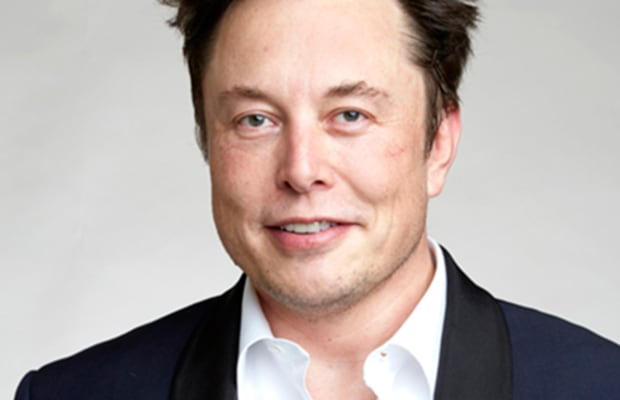
#> input picture elon.jpg, 620 x 400 px
$ python cartoon.py
#> lines starting #> are read from the running program, lines starting #| are printed output that depends on the picture; after the words box and inside, x2 and y2 are one past the last pixel; in counts of white or black regions, pixels touching at a corner belong together
import cv2
import numpy as np

img = cv2.imread("elon.jpg")
#> img is the input picture: shape (400, 620, 3); mean B, G, R 166.1, 170.4, 183

#Edges
gray = cv2.cvtColor(img, cv2.COLOR_BGR2GRAY)
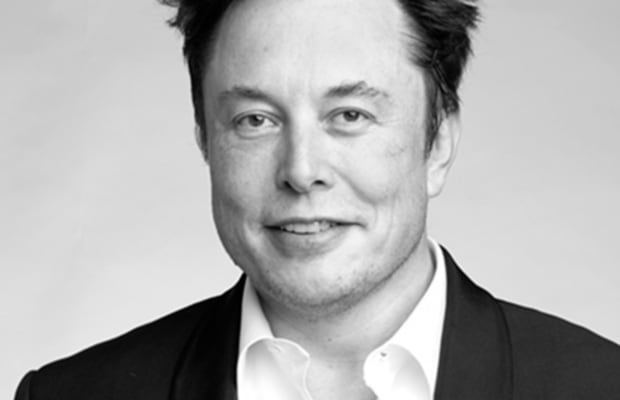
#> gray: shape (400, 620); min 0, max 255, mean 173.7
gray = cv2.medianBlur(gray, 5)
edges = cv2.adaptiveThreshold(gray, 255, cv2.ADAPTIVE_THRESH_MEAN_C, cv2.THRESH_BINARY, 9, 9)
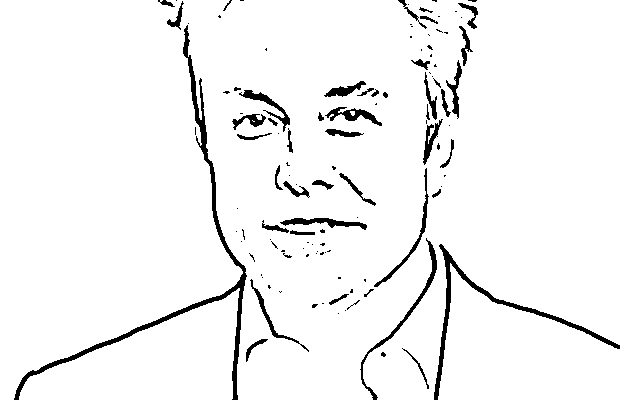
#> edges: shape (400, 620); 95.4% white; 117 black regions (72 under 20 px), largest, box (x1, y1, x2, y2) and area: (14, 25, 247, 400) 3004, (434, 244, 620, 400) 1562, (360, 238, 437, 400) 674

#Color
color = cv2.bilateralFilter(img, 9, 300, 300)

#Cartoon
cartoon = cv2.bitwise_and(color, color, mask=edges)
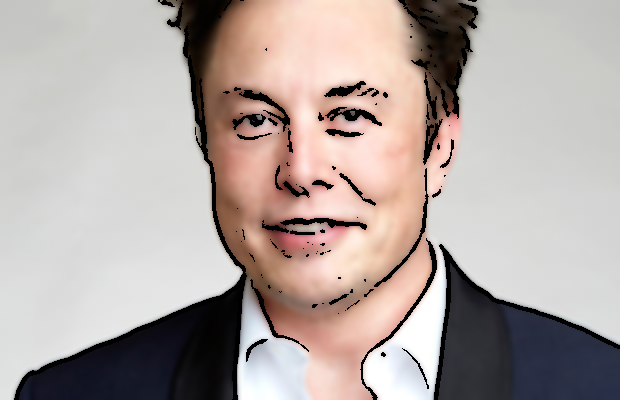
#> cartoon: shape (400, 620, 3); mean B, G, R 162.3, 166.3, 177.8


cv2.imshow("Image", img)
cv2.imshow("Cartoon", cartoon)
cv2.imshow("color", color)
cv2.imshow("edges", edges)
cv2.waitKey(0)
cv2.destroyAllWindows()
